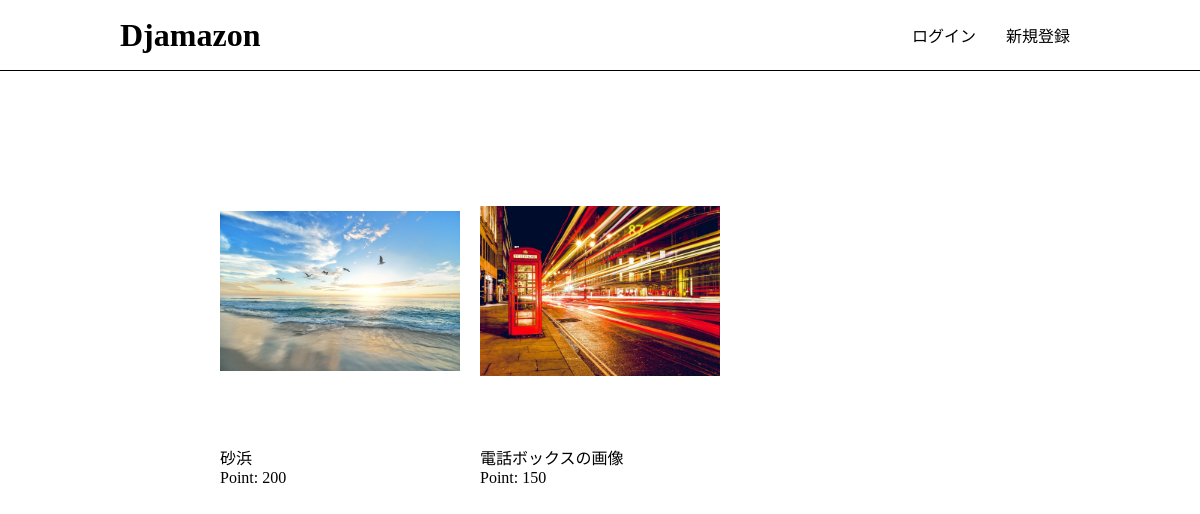
The page / on the database its author committed.
### app/models.py (models this page shows, shortened)
class Product(models.Model):
    name = models.CharField(max_length=100)
    description = models.TextField(blank=True)
    price = models.PositiveIntegerField(default=0)
    image = models.ImageField(upload_to='product')

### app/views.py (the view)
# urls.py: path('', views.index, name='index'),
def index(request):
    products = Product.objects.all().order_by('-id')
    return render(request, 'app/index.html', {'products': products})

### app/templates/app/index.html (shortened to what this page needs)
{% extends 'app/base.html' %}
{% load humanize %}
{% block content %}
<div class="product-container">
{% for product in products %}
    <div class="product">
       <a href="{% url 'app:detail' product.id %}">
           <img src="{{ product.image.url }}" class="product-img">
       </a>
       <div class="product-info">
           <div class="product-name">{{ product.name }}</div>
           <div class="product-price">Point: {{ product.price |intcomma }}</div>
       </div>
    </div>
{% endfor %}
</div>
{% endblock %}

### static/css/style.css (style rules this page uses)
html, body { margin: 0; }
div { box-sizing: border-box; }
a { text-decoration: none; color: #000; }
.product { width: calc(100%/3); float: left; padding: 10px; margin-bottom: 15px; }
.product a { display: block; }
.product-img { width: 100%; max-width: 500px; height: 300px; object-fit: cover; border-radius: 4px; }
.product-img { object-fit: contain; }

### rows shown on the page
Product: image (picture), name "砂浜", price "200"
Product: image (picture), name "電話ボックスの画像", price "150"
